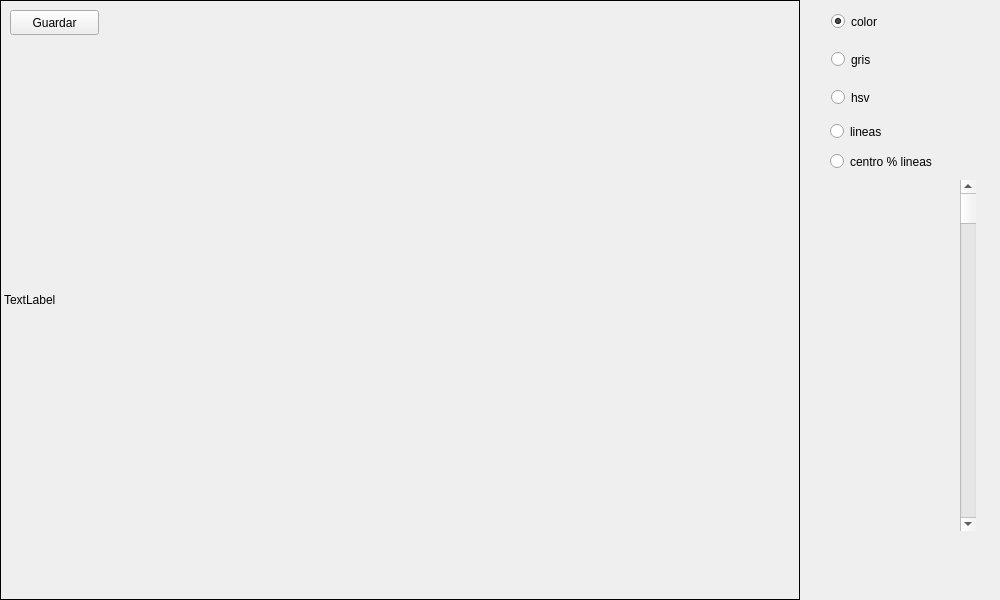
<?xml version="1.0" encoding="UTF-8"?>
<ui version="4.0">
 <class>MainWindow</class>
 <widget class="QMainWindow" name="MainWindow">
  <property name="geometry">
   <rect>
    <x>0</x>
    <y>0</y>
    <width>1000</width>
    <height>600</height>
   </rect>
  </property>
  <property name="windowTitle">
   <string>MainWindow</string>
  </property>
  <widget class="QWidget" name="centralwidget">
   <widget class="QLabel" name="label">
    <property name="geometry">
     <rect>
      <x>0</x>
      <y>0</y>
      <width>800</width>
      <height>600</height>
     </rect>
    </property>
    <property name="frameShape">
     <enum>QFrame::Shape::Box</enum>
    </property>
    <property name="text">
     <string>TextLabel</string>
    </property>
   </widget>
   <widget class="QPushButton" name="pushButton">
    <property name="geometry">
     <rect>
      <x>10</x>
      <y>10</y>
      <width>89</width>
      <height>25</height>
     </rect>
    </property>
    <property name="text">
     <string>Guardar</string>
    </property>
   </widget>
   <widget class="QRadioButton" name="radioButton">
    <property name="geometry">
     <rect>
      <x>831</x>
      <y>10</y>
      <width>112</width>
      <height>23</height>
     </rect>
    </property>
    <property name="text">
     <string>color</string>
    </property>
    <property name="checked">
     <bool>true</bool>
    </property>
   </widget>
   <widget class="QRadioButton" name="radioButton_2">
    <property name="geometry">
     <rect>
      <x>831</x>
      <y>48</y>
      <width>112</width>
      <height>23</height>
     </rect>
    </property>
    <property name="text">
     <string>gris</string>
    </property>
   </widget>
   <widget class="QRadioButton" name="radioButton_3">
    <property name="geometry">
     <rect>
      <x>831</x>
      <y>86</y>
      <width>112</width>
      <height>23</height>
     </rect>
    </property>
    <property name="text">
     <string>hsv</string>
    </property>
   </widget>
   <widget class="QRadioButton" name="radioButton_4">
    <property name="geometry">
     <rect>
      <x>830</x>
      <y>120</y>
      <width>112</width>
      <height>23</height>
     </rect>
    </property>
    <property name="text">
     <string>lineas</string>
    </property>
   </widget>
   <widget class="QScrollBar" name="verticalScrollBar">
    <property name="geometry">
     <rect>
      <x>960</x>
      <y>180</y>
      <width>16</width>
      <height>351</height>
     </rect>
    </property>
    <property name="orientation">
     <enum>Qt::Orientation::Vertical</enum>
    </property>
   </widget>
   <widget class="QRadioButton" name="radioButton_5">
    <property name="geometry">
     <rect>
      <x>830</x>
      <y>150</y>
      <width>112</width>
      <height>23</height>
     </rect>
    </property>
    <property name="text">
     <string>centro % lineas</string>
    </property>
   </widget>
  </widget>
 </widget>
 <resources/>
 <connections/>
</ui>
